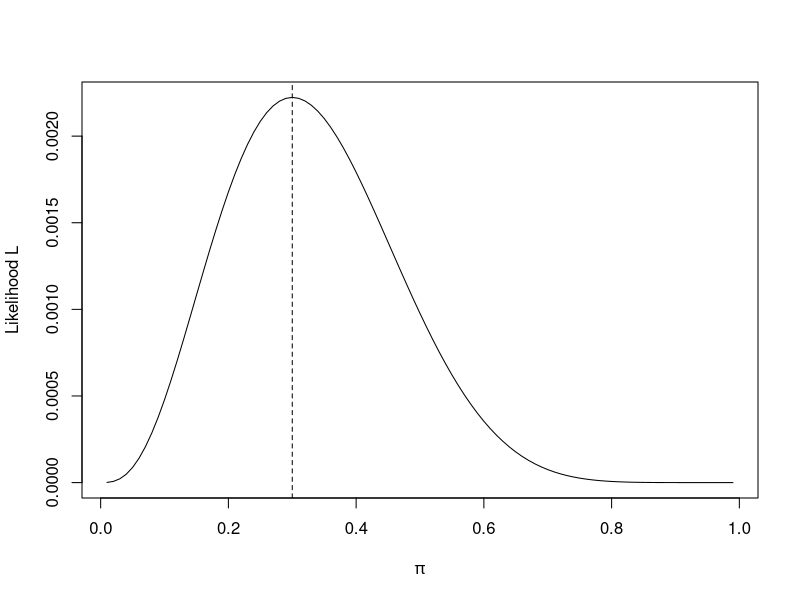
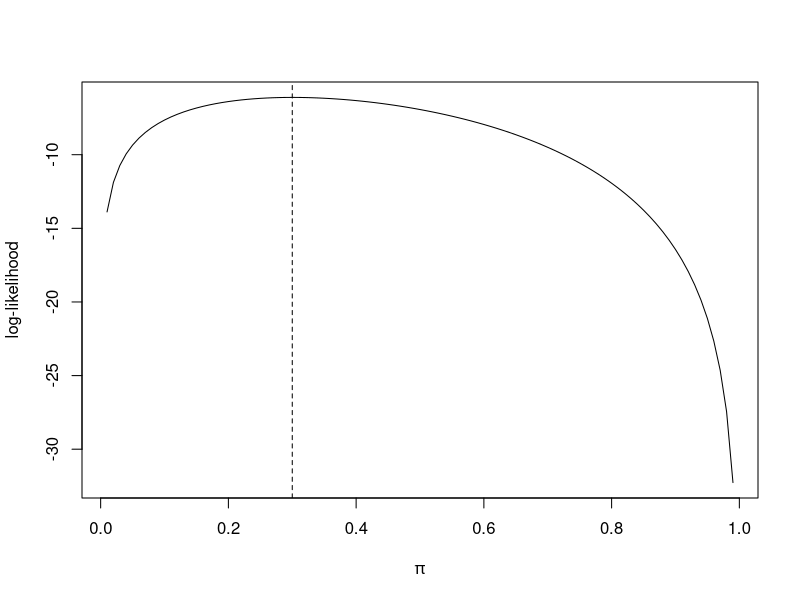

Here is the R script that generated these plots, in order:

### installation package####

install.packages("dplyr")
install.packages("ggplot")
library(dplyr)
library(ggplot2)
###question 1 ###

pi <- seq(0.1, 0.9, by = 0.1)
L  <- pi^3 * (1 - pi)^7
q1.dta <- data.frame(pi, L)
q1.dta
# Which pi maximizes L on this coarse grid?
pi[which.max(L)]

# Q2: fine grid and plot#####

pi <- seq(0.01, 0.99, by = 0.01)
L  <- pi^3 * (1 - pi)^7

plot(pi, L, type = "l", xlab = expression(pi), ylab = "Likelihood L")
abline(v = 0.3, lty = 2)  # marks the MLE

# (optional) log-likelihood shape

ll <- 3*log(pi) + 7*log(1 - pi)         # ignores constants, concave curve
plot(pi, ll, type = "l", xlab = expression(pi), ylab = "log-likelihood")
abline(v = 0.3, lty = 2)
